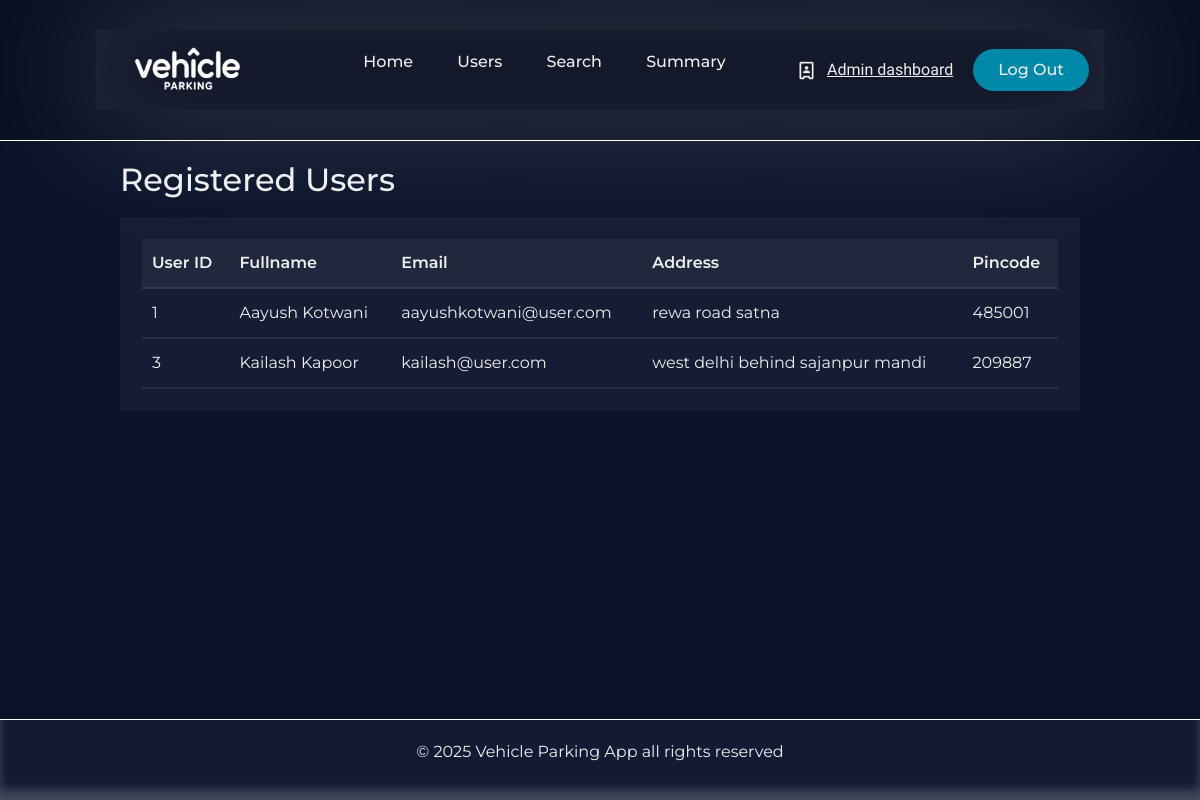
The app's page /user-details, older data.
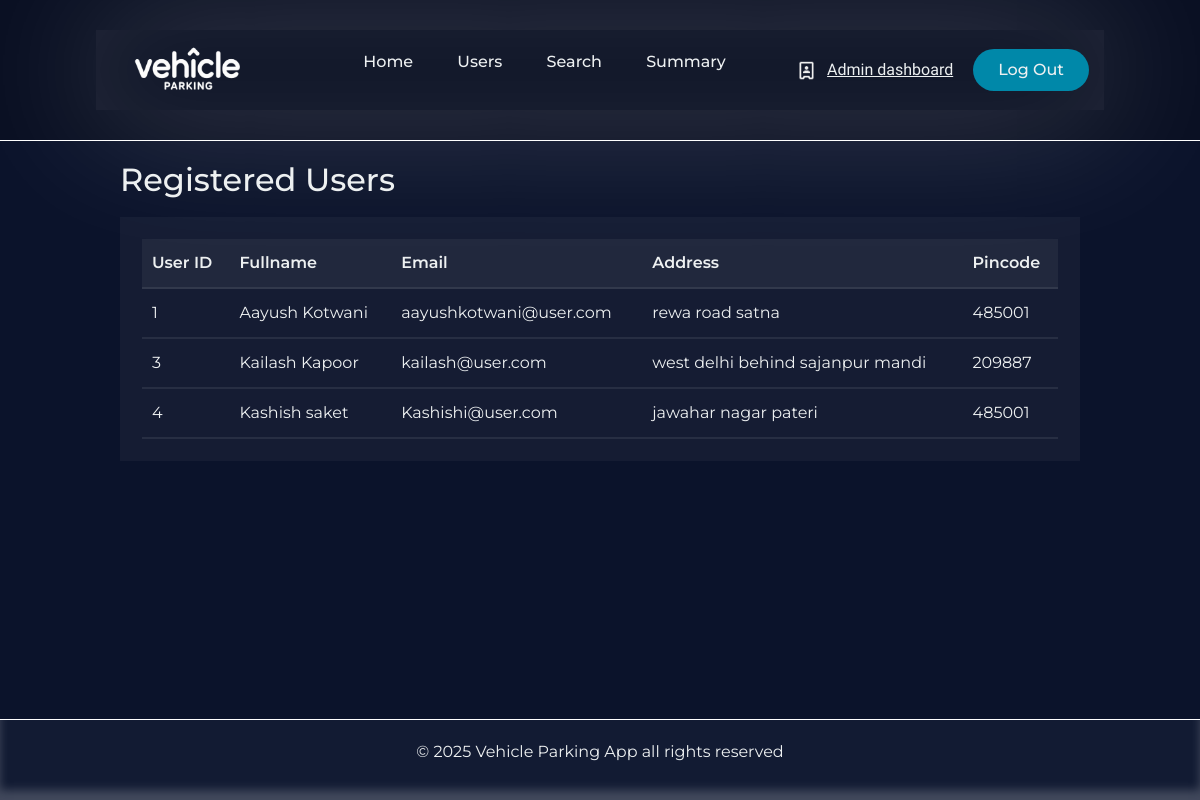
The same page, newer data.
### Application/models.py (models this page shows)
class User(db.Model):
    __tablename__='user'
    id=db.Column(db.Integer,primary_key=True)
    name=db.Column(db.String(80),nullable=False)
    email=db.Column(db.String(150),unique=True,nullable=False)
    password=db.Column(db.String(512),nullable=False)
    address=db.Column(db.String(250),nullable=False)
    pincode=db.Column(db.String(6),nullable=False)
    role=db.Column(db.String(10),default='user',nullable=False)
    record=db.relationship('Parkingrecords',backref='user',lazy=True)

### Application/controllers.py (the view)
@app.route('/user-details')
def user_details():
    user_details=User.query.filter_by(role='user').all()
    return render_template('user_details.html',user_details=user_details)

### templates/user_details.html (shortened to what this page needs)
{% extends 'admin_base.html' %}
{% block content %}
<div class="parkinglot-table-heading-container">
                    <h2>Registered Users</h2>
                </div>
                <div class="parkinglot-table-container">
                  <table class="parkinglot-table">
                        <thead>
                          <tr>
                              <th>User ID</th>
                              <th>Fullname</th>
                              <th>Email</th>
                              <th>Address</th>
                              <th>Pincode</th>
                          </tr>
                        </thead>
                        <tbody>
                         {% for user in user_details %}
                        <tr>
                            <td>{{user.id}}</td>
                            <td>{{user.name}}</td>
                            <td>{{user.email}}</td>
                            <td>{{user.address}}</td>
                            <td>{{user.pincode}}</td>
                        </tr>
                        {% endfor %}
                    </tbody>
                  </table>
                </div>
{% endblock %}

### templates/admin_base.html (shortened to what this page needs)
<!DOCTYPE html>
<html lang="en">
  <head>
    <link
      href="https://cdn.jsdelivr.net/npm/bootstrap@5.3.3/dist/css/bootstrap.min.css"
      rel="stylesheet"
    />
    <link rel="stylesheet" href="/static/style.css" />
  </head>
  <body>
    <div class="main_page">
      <header class="header_section">
        <div class="header_canvas">
          <img
            class="logo"
            src="/static/Vehicle parking app logo.png"
            alt="logo"
            height="50px"
            width="150px"
          />
          <nav>
            <ul class="nav__links">
              <li><a href="/">Home</a></li>
              <li><a href="{{url_for('user_details')}}">Users</a></li>
              <li><a href="#">Search</a></li>
              <li><a href="#">Summary</a></li>
            </ul>
          </nav>
          <div class="nav_side_buttons">
            <img id="user_icon" src="/static/admin_icon.png" alt="" />
            <a href="{{url_for('admin_dash')}}"><span id="header_signature">Admin dashboard </span></a>
            <a class="header_register_button" href="#"
              ><button>Log Out</button></a
            >
          </div>
        </div>
      </header>
      <main class="main_section">{% block content %} {% endblock %}</main>
      <footer class="footer_section">
        <p>&copy; 2025 Vehicle Parking App all rights reserved</p>
      </footer>
    </div>
  </body>
</html>

### static/style.css (style rules this page uses)
* { box-sizing: border-box; margin: 0; padding: 0; font-family: "Montserrat",sans-serif; }
html,body { height: 100%; background-color: #0b132b; color: #edf0f1; }
.main_page { display: flex; flex-direction: column; min-height: 100vh; }
.header_section { padding: 30px 8%; border-bottom: 1px solid white; background-color: #090f22; }
.header_canvas { padding: 15px; display: flex; justify-content: space-between; align-items: center; box-shadow: inset 0 0 100px rgba(255, 255, 255, 0.11), 0 0 150px rgba(255, 255, 255, 0.25); }
li,a,button { font-weight: 500; font-size: 16px; color: inherit; text-decoration: none; }
.logo { cursor: pointer; }
.nav__links { list-style: none; }
.nav__links li { display: inline-block; padding: 0px 20px; }
.nav__links li a { transition: all 0.3s ease 0s; }
.nav_side_buttons { display: flex; align-items: center; gap: 10px; }
.nav_side_buttons button { padding: 9px 25px; background-color: rgba(0, 136, 169, 1); border: none; border-radius: 50px; cursor: pointer; transition: all 0.3s ease 0s; }
#user_icon { height: 21px; }
#header_signature { margin-right: 10px; font-family: "Delius Swash Caps"; text-decoration: underline; font-size:medium; }
.main_section { flex: 1; padding: 20px 10%; }
.footer_section { background-color: #121b33; padding: 20px 10%; text-align: center; color: #edf0f1; border-top: 1px solid white; box-shadow: inset 0 -10px 10px rgba(255, 255, 255, 0.2); }
.parkinglot-table-heading-container { margin-bottom: 10px; display: flex; justify-content: space-between; }
.parkinglot-table-container { padding: 22px; width: 100%; background-color: rgba(255, 255, 255, 0.040); border: #f7f7f7; overflow-y: auto; max-height: 350px; }
.parkinglot-table { width: 100%; border-radius: 30px; border-collapse: separate; border-spacing: 0px; }
.parkinglot-table th, .parkinglot-table td { padding: 12px 10px; border-bottom: 2px solid rgba(255, 255, 255, 0.080);; }
.parkinglot-table th { text-align: left; background-color: rgba(255, 255, 255, 0.05); font-weight: 600; }
.parkinglot-table td { text-align: left; }

Row changes from the older to the newer data that the page shows:
added User: id "4", name "Kashish saket", email "Kashishi@user.com", address "jawahar nagar pateri", pincode "485001"
